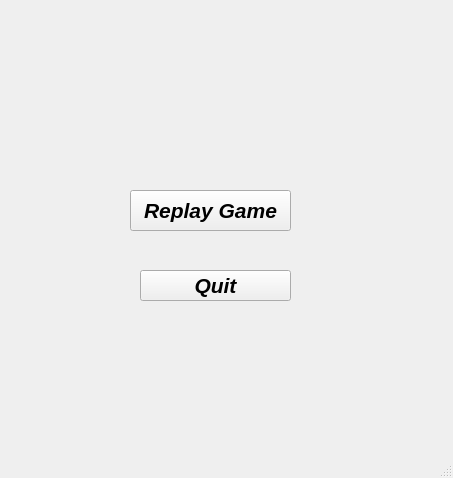
<?xml version="1.0" encoding="UTF-8"?>
<ui version="4.0">
 <class>QuitWindow</class>
 <widget class="QMainWindow" name="QuitWindow">
  <property name="geometry">
   <rect>
    <x>0</x>
    <y>0</y>
    <width>453</width>
    <height>478</height>
   </rect>
  </property>
  <property name="windowTitle">
   <string>MainWindow</string>
  </property>
  <widget class="QWidget" name="centralwidget">
   <widget class="QPushButton" name="pushButton1">
    <property name="geometry">
     <rect>
      <x>130</x>
      <y>190</y>
      <width>161</width>
      <height>41</height>
     </rect>
    </property>
    <property name="font">
     <font>
      <family>Arial</family>
      <pointsize>16</pointsize>
      <weight>75</weight>
      <italic>true</italic>
      <bold>true</bold>
     </font>
    </property>
    <property name="text">
     <string>Replay Game</string>
    </property>
   </widget>
   <widget class="QPushButton" name="pushButton_2">
    <property name="geometry">
     <rect>
      <x>140</x>
      <y>270</y>
      <width>151</width>
      <height>31</height>
     </rect>
    </property>
    <property name="font">
     <font>
      <family>Arial</family>
      <pointsize>16</pointsize>
      <weight>75</weight>
      <italic>true</italic>
      <bold>true</bold>
     </font>
    </property>
    <property name="text">
     <string>Quit</string>
    </property>
   </widget>
  </widget>
  <widget class="QMenuBar" name="menubar">
   <property name="geometry">
    <rect>
     <x>0</x>
     <y>0</y>
     <width>453</width>
     <height>21</height>
    </rect>
   </property>
  </widget>
  <widget class="QStatusBar" name="statusbar"/>
 </widget>
 <resources/>
 <connections/>
</ui>
